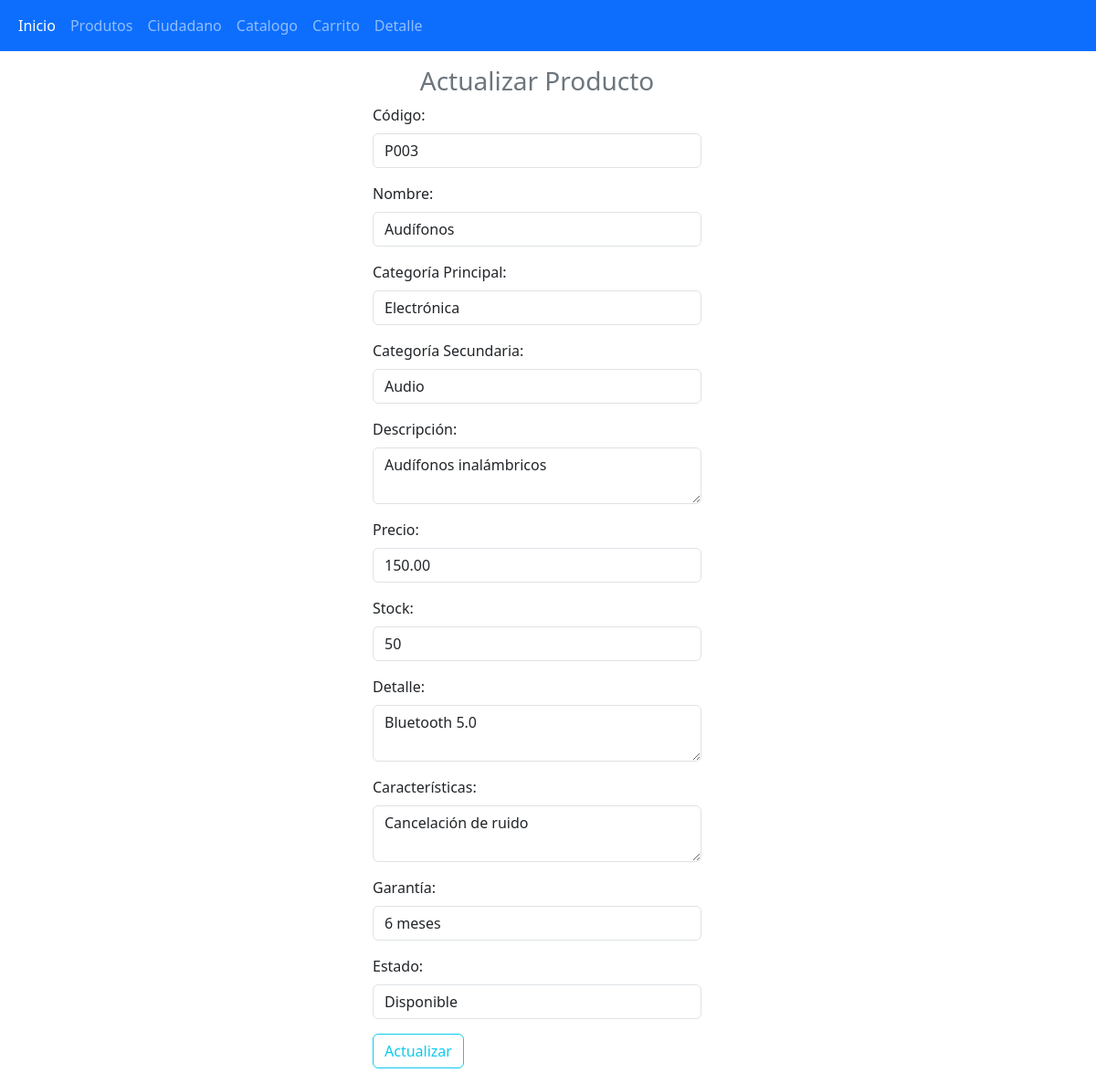
The app's page /actualizar/actualizarProducto.php?id=3, older data.
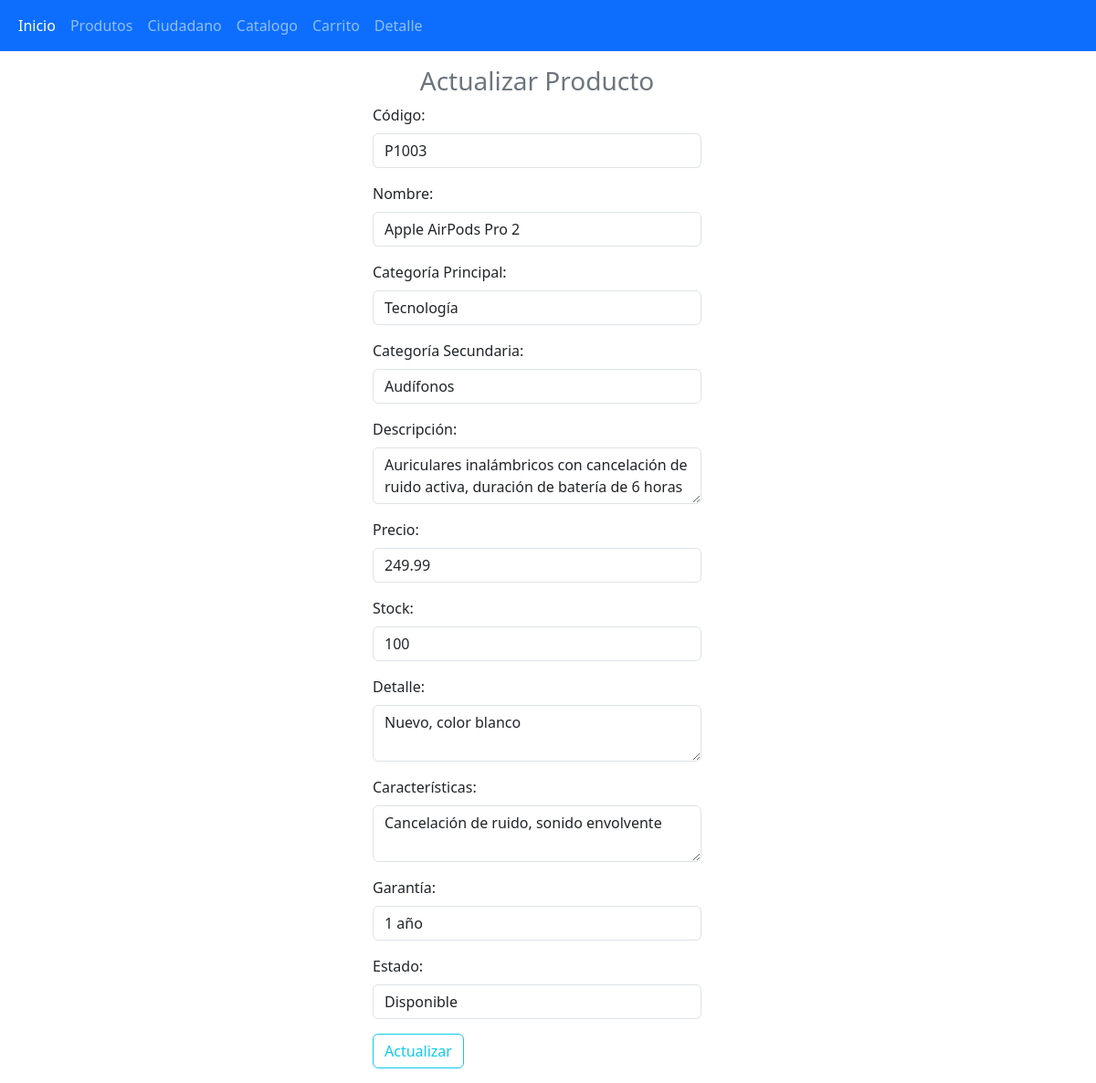
The same page, newer data.
### tables this page shows
CREATE TABLE `producto` (
  `id` int(11) NOT NULL,
  `codigo` varchar(20) NOT NULL,
  `nombre` varchar(100) NOT NULL,
  `categoriaPrincipal` varchar(50) DEFAULT NULL,
  `categoriaSecundaria` varchar(50) DEFAULT NULL,
  `descripcion` text DEFAULT NULL,
  `precio` decimal(10,2) NOT NULL,
  `stock` int(11) DEFAULT NULL,
  `detalle` text DEFAULT NULL,
  `caracteristicas` text DEFAULT NULL,
  `garantia` varchar(50) DEFAULT NULL,
  `estado` varchar(20) DEFAULT NULL
);

### actualizar/actualizarProducto.php (the view, shortened to what this page needs)
<?php
include "../conexion.php";
if (isset($_GET["id"])) {
    $id = $_GET["id"];
    $sql = $conexion->query("SELECT * FROM producto WHERE id = $id");
    if ($sql->num_rows > 0) {
        $datos = $sql->fetch_object();
    } else {
        echo "<div class='alert alert-danger'>Producto no encontrado.</div>";
        exit();
    }
} else {
    echo "<div class='alert alert-danger'>ID no proporcionado.</div>";
    exit();
}
?>
<!DOCTYPE html>
<html lang="es">
<head>
    <link href="https://cdn.jsdelivr.net/npm/bootstrap@5.3.3/dist/css/bootstrap.min.css" rel="stylesheet">
</head>
<body>
<?php include "../navbar.php"; ?>
<div class="container-fluid row">
    <form class="col-4 p-3 m-auto" method="POST">
        <fieldset>
            <h3 class="text-center text-secondary">Actualizar Producto</h3>
            <div class="mb-3">
                <label class="form-label">Código:</label>
                <input type="text" class="form-control" name="codigo" value="<?= $datos->codigo ?>" required>
            </div>
            <div class="mb-3">
                <label class="form-label">Nombre:</label>
                <input type="text" class="form-control" name="nombre" value="<?= $datos->nombre ?>" required>
            </div>
            <div class="mb-3">
                <label class="form-label">Categoría Principal:</label>
                <input type="text" class="form-control" name="categoriaPrincipal" value="<?= $datos->categoriaPrincipal ?>" required>
            </div>
            <div class="mb-3">
                <label class="form-label">Categoría Secundaria:</label>
                <input type="text" class="form-control" name="categoriaSecundaria" value="<?= $datos->categoriaSecundaria ?>" required>
            </div>
            <div class="mb-3">
                <label class="form-label">Descripción:</label>
                <textarea class="form-control" name="descripcion" required><?= $datos->descripcion ?></textarea>
            </div>
            <div class="mb-3">
                <label class="form-label">Precio:</label>
                <input type="text" class="form-control" name="precio" value="<?= $datos->precio ?>" required>
            </div>
            <div class="mb-3">
                <label class="form-label">Stock:</label>
                <input type="text" class="form-control" name="stock" value="<?= $datos->stock ?>" required>
            </div>
            <div class="mb-3">
                <label class="form-label">Detalle:</label>
                <textarea class="form-control" name="detalle" required><?= $datos->detalle ?></textarea>
            </div>
            <div class="mb-3">
                <label class="form-label">Características:</label>
                <textarea class="form-control" name="caracteristicas" required><?= $datos->caracteristicas ?></textarea>
            </div>
            <div class="mb-3">
                <label class="form-label">Garantía:</label>
                <input type="text" class="form-control" name="garantia" value="<?= $datos->garantia ?>" required>
            </div>
            <div class="mb-3">
                <label class="form-label">Estado:</label>
                <input type="text" class="form-control" name="estado" value="<?= $datos->estado ?>" required>
            </div>
            <button type="submit" class="btn btn-outline-info m-auto" name="btnActualizar" value="ok">Actualizar</button>
        </fieldset>
    </form>
</div>
</body>
</html>

Row changes from the older to the newer data that the page shows:
changed producto "Audífonos": codigo "P003" → "P1003"; nombre "Audífonos" → "Apple AirPods Pro 2"; categoriaPrincipal "Electrónica" → "Tecnología"; categoriaSecundaria "Audio" → "Audífonos"; descripcion "Audífonos inalámbricos" → "Auriculares inalámbricos con cancelación de ruido activa, duración de batería de 6 horas"; precio "150.00" → "249.99"; stock "50" → "100"; detalle "Bluetooth 5.0" → "Nuevo, color blanco"; caracteristicas "Cancelación de ruido" → "Cancelación de ruido, sonido envolvente"; garantia "6 meses" → "1 año"
